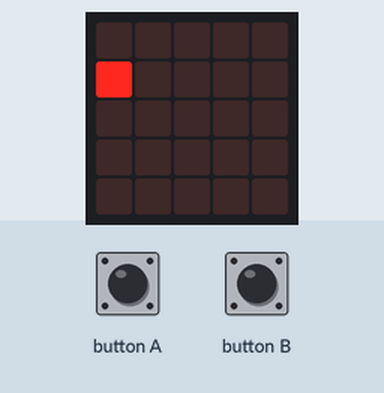
Bench run of a program on a simulated BBC micro:bit (MakeCode). Shown: the board's 5×5 LED display. Inputs (shaded band) come from the test bench.

Above: at 0.75 s.
1.3 s: button B pressed for 0.15 s
At 1.65 s:
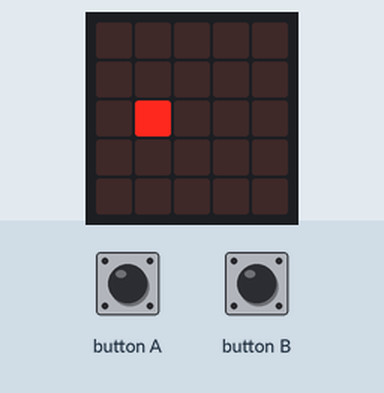
2.0 s: button A pressed for 0.15 s
At 2.55 s:
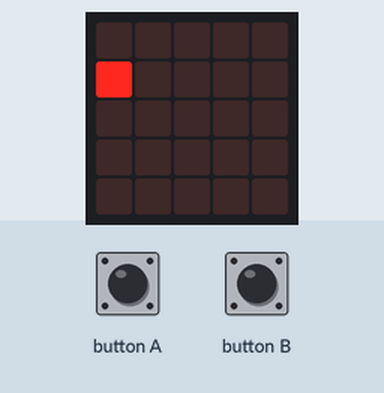
2.7 s: button B pressed for 0.15 s
At 3.15 s:
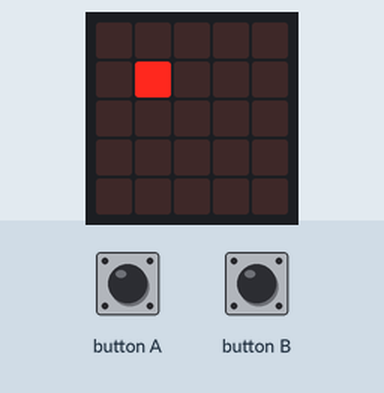
3.4 s: button A pressed for 0.15 s
At 4.05 s:
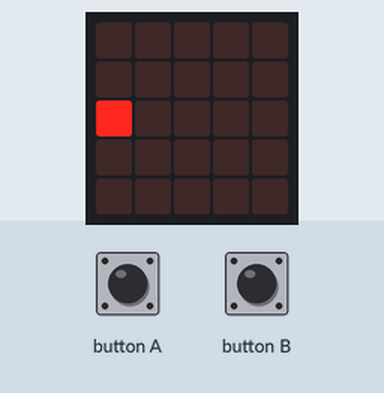
4.1 s: button B pressed for 0.15 s
At 4.65 s:
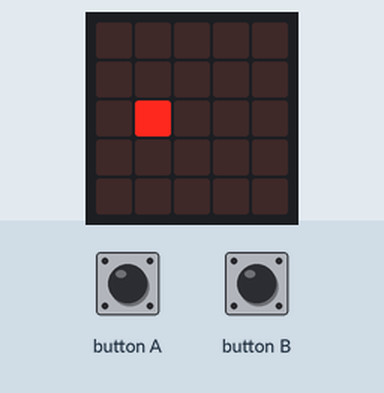
4.8 s: button B pressed for 0.15 s
At 5.26 s:
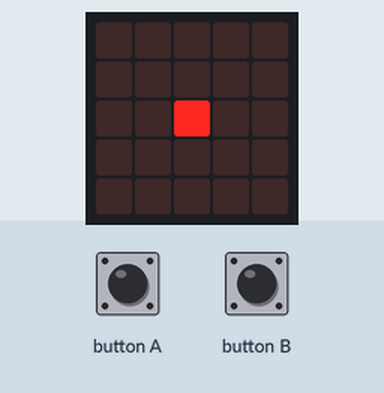

Measured:
- after the input at 1.3 s, the display: changes after 0.20 s (image 1)
- after the input at 2.0 s, the display: first differs from a run without the input after 0.41 s (image 2)
- after the input at 2.7 s, the display: first differs from a run without the input after 0.31 s (image 3)
- after the input at 3.4 s, the display: first changes after 0.21 s (image 4 shows a later state)
- after the input at 4.1 s, the display: first differs from a run without the input after 0.41 s (image 5)
- after the input at 4.8 s, the display: first differs from a run without the input after 0.31 s (image 6)

The program:

main.ts
```typescript
input.onButtonPressed(Button.A, function () {
    led.unplot(X, Y)
    X += -1
    if (X < 0) {
        X = 0
    }
})
input.onButtonPressed(Button.B, function () {
    led.unplot(X, Y)
    X += 1
    if (X > 4) {
        X = 0
    }
})
let Y = 0
let X = 0
X = 0
Y = 0
let dir = 1
led.plot(X, 0)
basic.forever(function () {
    led.unplot(X, Y)
    Y += dir
    led.plot(X, Y)
    if (Y >= 4) {
        dir = -1
    } else if (Y < 0) {
        dir = 1
    }
})
```

test.ts
```typescript
// les tests vont ici ; cela ne sera pas compilé si ce paquet est utilisé en tant qu'extension.
```
